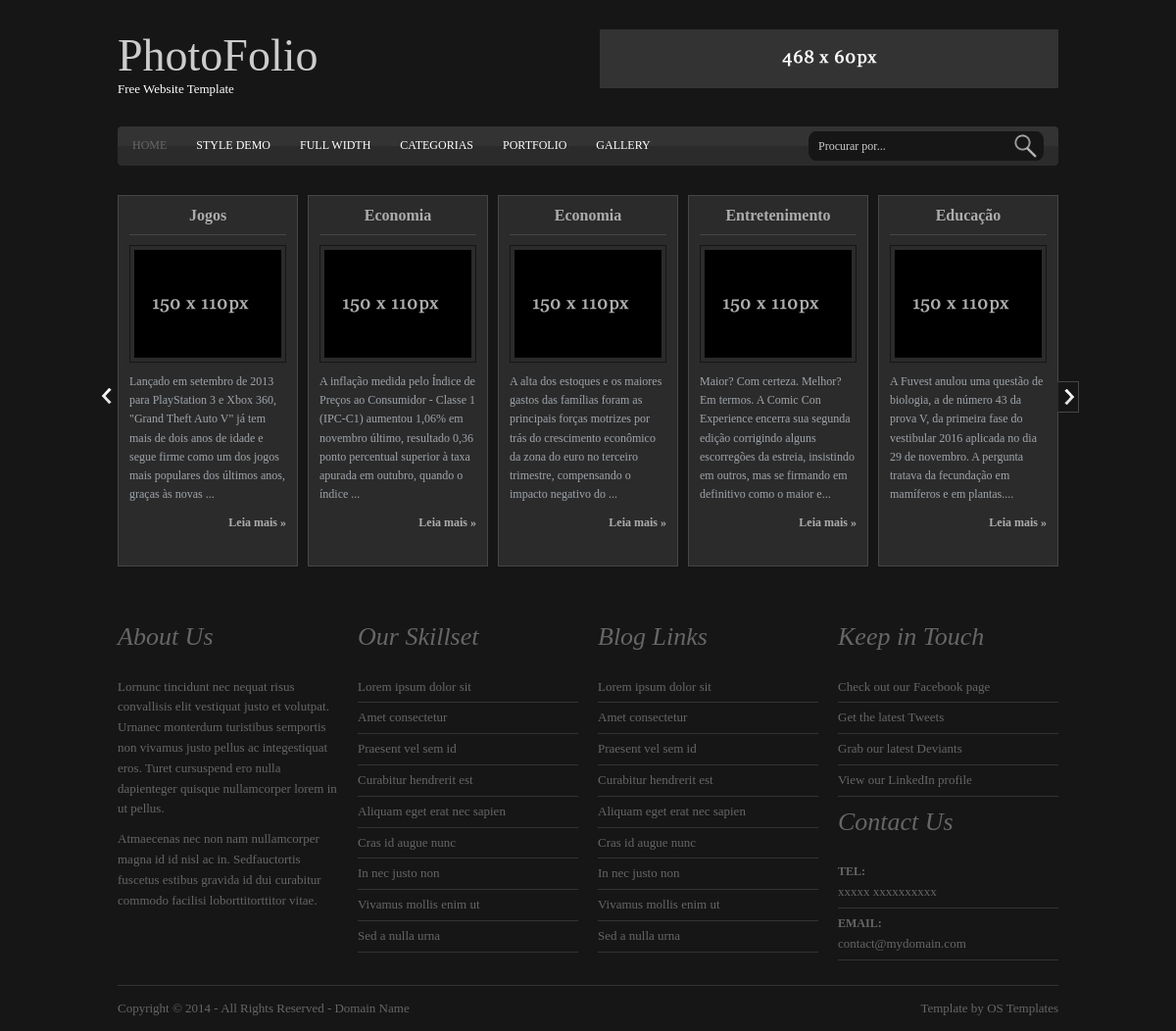
The page / on the database its author committed.
### tables this page shows
CREATE TABLE IF NOT EXISTS noticias (
  id INT NOT NULL AUTO_INCREMENT,
  titulo VARCHAR(120) NOT NULL,
  conteudo TEXT NOT NULL,
  cod_categoria INT NOT NULL,
  cod_autor INT NOT NULL,
  data_noticia DATE NOT NULL,
  ativo_inativo INT(1) NOT NULL,
  CONSTRAINT noticias_pk PRIMARY KEY (id),
  INDEX fk_artigos_categorias_idx (cod_categoria ASC),
  CONSTRAINT fk_artigos_categorias FOREIGN KEY (cod_categoria) REFERENCES categorias (id));

CREATE TABLE IF NOT EXISTS categorias (
  id INT NOT NULL AUTO_INCREMENT,
  nome VARCHAR(30) NOT NULL,
  CONSTRAINT categorias_pk PRIMARY KEY (id));

### index.php (the view, shortened to what this page needs)
<?php
include('config.php');
?>
<!DOCTYPE html PUBLIC "-//W3C//DTD XHTML 1.0 Transitional//EN" "http://www.w3.org/TR/xhtml1/DTD/xhtml1-transitional.dtd">
<html xmlns="http://www.w3.org/1999/xhtml">
<head>
<link rel="stylesheet" href="layout/styles/layout.css" type="text/css" />
</head>
<body id="top">
<div class="wrapper col1">
  <div id="header" class="clear">
    <div class="fl_left">
      <h1><a href="index.php">PhotoFolio</a></h1>
      <p>Free Website Template</p>
    </div>
    <div class="fl_right"><a href="#"><img src="images/demo/468x60.gif" alt="" /></a></div>
  </div>
</div>
<div class="wrapper col1">
  <div id="topbar" class="clear">
    <ul id="topnav">
      <li class="active"><a href="index.php">Home</a></li>
      <li><a href="pages/style-demo.html">Style Demo</a></li>
      <li><a href="pages/full-width.html">Full Width</a></li>
      <li><a href="#">CATEGORIAS</a>
      </li>
      <li><a href="pages/portfolio.html">Portfolio</a></li>
      <li class="last"><a href="pages/gallery.html">Gallery</a></li>
    </ul>
    <form action="index.php?pagina=conteudo.php" method="get" id="search">
      <fieldset>
        <input type="text" name="procurar" value="Procurar por..." onfocus="this.value=(this.value=='Procurar por...')? '' : this.value ;" />
        <input type="image" id="go" src="layout/images/search.gif" alt="Search" />
      </fieldset>
    </form>
  </div>
</div>
<?php
(!empty($_GET['pagina'])?include(trim($_GET['pagina'])):include('conteudo.php'));
?>
<div class="wrapper">
  <div id="footer" class="clear">
    <div class="footbox">
      <h2>About Us</h2>
      <p>Lornunc tincidunt nec nequat risus convallisis elit vestiquat justo et volutpat. Urnanec monterdum turistibus semportis non vivamus justo pellus ac integestiquat eros. Turet cursuspend ero nulla dapienteger quisque nullamcorper lorem in ut pellus.</p>
      <p>Atmaecenas nec non nam nullamcorper magna id id nisl ac in. Sedfauctortis fuscetus estibus gravida id dui curabitur commodo facilisi loborttitorttitor vitae.</p>
    </div>
    <div class="footbox">
      <h2>Our Skillset</h2>
      <ul>
        <li><a href="#">Lorem ipsum dolor sit</a></li>
        <li><a href="#">Amet consectetur</a></li>
        <li><a href="#">Praesent vel sem id</a></li>
        <li><a href="#">Curabitur hendrerit est</a></li>
        <li><a href="#">Aliquam eget erat nec sapien</a></li>
        <li><a href="#">Cras id augue nunc</a></li>
        <li><a href="#">In nec justo non</a></li>
        <li><a href="#">Vivamus mollis enim ut</a></li>
        <li class="last"><a href="#">Sed a nulla urna</a></li>
      </ul>
    </div>
    <div class="footbox">
      <h2>Blog Links</h2>
      <ul>
        <li><a href="#">Lorem ipsum dolor sit</a></li>
        <li><a href="#">Amet consectetur</a></li>
        <li><a href="#">Praesent vel sem id</a></li>
        <li><a href="#">Curabitur hendrerit est</a></li>
        <li><a href="#">Aliquam eget erat nec sapien</a></li>
        <li><a href="#">Cras id augue nunc</a></li>
        <li><a href="#">In nec justo non</a></li>
        <li><a href="#">Vivamus mollis enim ut</a></li>
        <li class="last"><a href="#">Sed a nulla urna</a></li>
      </ul>
    </div>
    <div class="footbox last">
      <h2>Keep in Touch</h2>
      <ul>
        <li><a href="#">Check out our Facebook page</a></li>
        <li><a href="#">Get the latest Tweets</a></li>
        <li><a href="#">Grab our latest Deviants</a></li>
        <li><a href="#">View our LinkedIn profile</a></li>
      </ul>
      <h2>Contact Us</h2>
      <ul>
        <li><strong class="title">Tel:</strong><br />
          xxxxx xxxxxxxxxx</li>
        <li><strong class="title">Email:</strong><br />
          <a href="#">contact@mydomain.com</a></li>
      </ul>
    </div>
  </div>
</div>
<div class="wrapper">
  <div id="copyright" class="clear">
    <p class="fl_left">Copyright &copy; 2014 - All Rights Reserved - <a href="#">Domain Name</a></p>
    <p class="fl_right">Template by <a target="_blank" href="http://www.os-templates.com/" title="Free Website Templates">OS Templates</a></p>
  </div>
</div>
</body>
</html>

### conteudo.php (shortened to what this page needs)
<div class="wrapper col1">
  <div id="featured_slide">
    <div id="slider">
      <ul id="categories">
	  <?php
	  $var_categoria=(!empty($_GET['categoria'])?"and c.nome='".trim($_GET['categoria']."'"):"");
	  $procurar=(!empty($_GET['procurar'])?"and n.conteudo like '%".trim($_GET['procurar']."%'"):"");
	  $categoria="select c.nome, n.titulo, n.conteudo, n.id
      from noticias n
      inner join categorias c on c.id=n.cod_categoria
      where (n.ativo_inativo=1)
	  ".$var_categoria."
	  ".$procurar."
      order by n.data_noticia
      limit 0,10";
	  $consuta_cat_noticia=mysqli_query($conexao, $categoria) or die ("Erro na consulta ao banco de dados");
	  while($linha_cat_noticia=mysqli_fetch_row($consuta_cat_noticia)){
		  echo '<li class="category">
          <h2>'.$linha_cat_noticia[0].'</h2>
          <a href="#"><img src="images/demo/150x110.gif" alt="" /></a>
          <p>'.substr($linha_cat_noticia[2],0,200).'...</p>
          <p class="readmore"><a href="index.php?pagina=noticia.php&id_noticia='.$linha_cat_noticia[3].'">Leia mais &raquo;</a></p>
        </li>';
	  }
	  ?>
      </ul>
      <a class="prev disabled"></a> <a class="next disabled"></a>
    </div>
  </div>
</div>

### layout/styles/layout.css (style rules this page uses)
html { overflow-y:scroll; }
body { margin:0; padding:0; font-size:13px; font-family:Georgia, "Times New Roman", Times, serif; color:#666666; background-color:#161616; }
.clear:after { content:"."; display:block; height:0; clear:both; visibility:hidden; line-height:0; }
.clear { display:inline-block; }
html[xmlns] .clear { display:block; }
a { outline:none; text-decoration:none; }
.fl_left, .imgl { float:left; }
.fl_right, .imgr { float:right; }
img { margin:0; padding:0; border:none; }
div.wrapper { display:block; width:100%; margin:0; text-align:left; }
div.wrapper h1, div.wrapper h2, div.wrapper h3, div.wrapper h4, div.wrapper h5, div.wrapper h6 { margin:0 0 15px 0; padding:0; font-size:20px; font-weight:normal; line-height:normal; }
.col1 { color:#FFFFFF; background-color:#161616; padding-bottom:30px; }
#header, #topbar, #container, #footer, #copyright { display:block; position:relative; width:960px; margin:0 auto; }
#header { padding:30px 0 0 0; }
#header h1, #header p, #header ul { margin:0; padding:0; list-style:none; line-height:normal; }
#header h1 a { font-size:46px; color:#CCCCCC; background-color:#161616; }
#topbar { height:40px; background:url("images/bar_gradient.png") top left repeat-x; z-index:1000; }
#footer { padding:20px 0; }
#footer h2, #footer p, #footer ul, #footer a { margin:0; padding:0; font-weight:normal; list-style:none; line-height:1.6em; font-style:normal; }
#footer, #footer a { color:#666666; background-color:#161616; }
#footer .footbox { display:block; float:left; width:225px; margin:0 20px 0 0; padding:0; }
#footer h2 { margin-bottom:20px; font-size:26px; font-style:italic; }
#footer p { margin-bottom:10px; }
#footer li { margin:0 0 5px 0; padding:0 0 5px 0; border-bottom:1px solid #333333; }
#footer li strong.title { font-size:12px; font-weight:bold; text-transform:uppercase; }
#footer .last { margin:0; }
#copyright { padding:15px 0; border-top:1px solid #333333; }
#copyright p { margin:0; padding:0; }
#copyright, #copyright a { color:#666666; background-color:#161616; }

### layout/styles/navi.css (style rules this page uses)
#topbar ul { display:block; float:left; font-size:12px; font-family:Georgia, "Times New Roman", Times, serif; text-transform:uppercase; }
#topbar ul, #topbar ul li { margin:0; padding:0; list-style:none; }
#topbar ul#topnav { margin:12px 0 0 15px; }
#topbar ul li { float:left; margin-right:30px; }
#topbar ul li a:link, #topbar ul li a:visited, #topbar ul li a:hover { display:block; margin:0; padding:0; color:#FFFFFF; background-color:transparent; }
#topbar ul li a:hover, #topbar ul li.active a { color:#676767; background-color:transparent; }
#topbar ul li.last { margin-right:0; }

### layout/styles/forms.css (style rules this page uses)
form, fieldset, legend { margin:0; padding:0; border:none; }
input, textarea, select { font-size:12px; font-family:Georgia, "Times New Roman", Times, serif; }
#search { float:right; margin:5px 15px 0 0; }
#search input { display:block; float:left; width:190px; height:20px; margin:0; padding:5px 5px 5px 10px; color:#CCCCCC; background:url("images/search_l.gif") 0 0 no-repeat #161616; border:none; }
#search input#go { width:35px; height:30px; margin:0; padding:0; cursor:pointer; background:none; }

### rows shown on the page
noticias: cod_categoria.nome "Jogos", conteudo "Lançado em setembro de 2013 para PlayStation 3 e Xbox 360, \"Grand Theft Auto V\" já tem mais de dois anos de idade e segue firme como um dos jogos mais populares dos últimos anos, graças às novas"
noticias: cod_categoria.nome "Economia", conteudo "A inflação medida pelo Índice de Preços ao Consumidor - Classe 1 (IPC-C1) aumentou 1,06% em novembro último, resultado 0,36 ponto percentual superior à taxa apurada em outubro, quando o índice"
noticias: cod_categoria.nome "Economia", conteudo "A alta dos estoques e os maiores gastos das famílias foram as principais forças motrizes por trás do crescimento econômico da zona do euro no terceiro trimestre, compensando o impacto negativo do"
noticias: cod_categoria.nome "Entretenimento", conteudo "Maior? Com certeza. Melhor? Em termos. A Comic Con Experience encerra sua segunda edição corrigindo alguns escorregões da estreia, insistindo em outros, mas se firmando em definitivo como o maior e"
noticias: cod_categoria.nome "Educação", conteudo "A Fuvest anulou uma questão de biologia, a de número 43 da prova V, da primeira fase do vestibular 2016 aplicada no dia 29 de novembro. A pergunta tratava da fecundação em mamíferos e em plantas."
